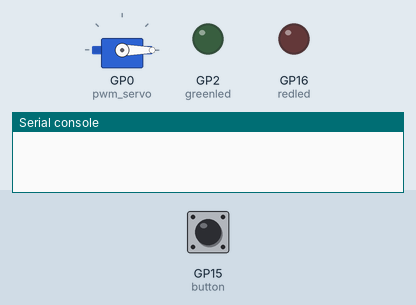
Simulated run of this program. Board: Raspberry Pi Pico running CircuitPython. Shown: servo, output pins drawn as LEDs (lit = HIGH), the last lines printed to the serial console. Dashed ring = blinking. The inputs (shaded band) are chosen by the test bench; at power-on: GP15 (button) LOW. At 6.8 s the program ends and the board releases its pins; the recording ends there.

Above: at 1.2 s.
1.3 s: GP15 (button) pulled HIGH for 0.15 s
At 2.7 s:
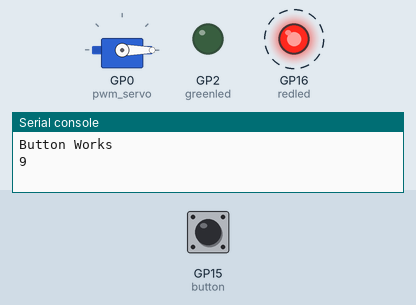
4.4 s: GP15 (button) driven HIGH
At 5.05 s:
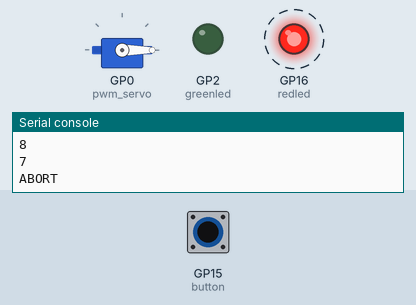
Timing chart, 0 to 6.8 s (numbered marks = the images above; inputs shaded):
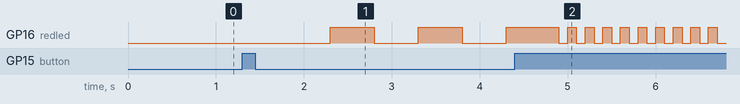

Measured:
- after the input at 1.3 s, GP16 (redled): alternates HIGH for 0.50 s and LOW for 0.50 s, starting after 1.0 s
- after the input at 4.4 s, GP16 (redled): alternates HIGH for 0.10 s and LOW for 0.10 s, starting after 0.50 s

The program:

Launchpad4.py
```python
# type: ignore
import board
import digitalio
import time
import sys
import pwmio
from adafruit_motor import servo

# This is just set up so that I can use variables instead of typing "digitalio" every time
redled = digitalio.DigitalInOut(board.GP16)
redled.direction = digitalio.Direction.OUTPUT
greenled = digitalio.DigitalInOut(board.GP2)
greenled.direction = digitalio.Direction.OUTPUT
button = digitalio.DigitalInOut(board.GP15)
button.pull = digitalio.Pull.DOWN
button.direction = digitalio.Direction.INPUT
pwm_servo = pwmio.PWMOut(board.GP0, duty_cycle=2 ** 15, frequency=50)
servo1 = servo.Servo(pwm_servo, min_pulse=500, max_pulse=2500)
greenled.value = False
redled.value = False
servocounter = 0

while True:
        # I reset some values at the start so nothing breaks
        Counter = 10
        servocounter = 0
        servo1.angle = servocounter
        if button.value == True:
                print("Button Works")
        if button.value == True:
                # Pause so it doesn't Abort() immediatly
                time.sleep(1)
                # The 97 times will make sense later
                # Essentially I'm using the the amount of times the computer can run a code as a Timer
                # The first 7 are for the first 7 seconds and the 90 is for the other 3 seconds
                for x in range(97):
                        if Counter > 3:
                                Counter -= 1
                                print(Counter)
                                redled.value = True
                                # Abort is a Function that ends my code
                                # I have it check for the button being pressed again every section so that pressing the button at different times doesn't break it
                                if button.value == True:
                                        Abort()
                                time.sleep(0.5)
                                redled.value = False
                                if button.value == True:
                                        Abort()
                                time.sleep(0.5)
                        else:
                                # This is the janky part of the code
                                # Once the Counter is 3 the servo counter ticks up in increments of 2
                                # The if statements check for certain angles of the servo and do things when the its true
                                if servocounter == 0:
                                        redled.value = True
                                        Counter = 2
                                        print(Counter)
                                if servocounter == 44:
                                        redled.value = False
                                if servocounter == 90:
                                        redled.value = True
                                        Counter = 1
                                        print(Counter)
                                if servocounter == 134:
                                        redled.value = False
                                if servocounter == 178:
                                        greenled.value = True
                                        print("Launch")
                                servocounter = servocounter + 2
                                servo1.angle = servocounter
                # This is just a reset so the green led doesn't stay on
                time.sleep(3)
                greenled.value = False
                servo1.angle = 0
        # Abort function
        # Flashes a light then restarts
        def Abort():
                print("ABORT")
                for x in range(10):
                        redled.value = True
                        time.sleep(0.1)
                        redled.value = False
                        time.sleep(0.1)
                sys.exit("ABORT")


    
```
